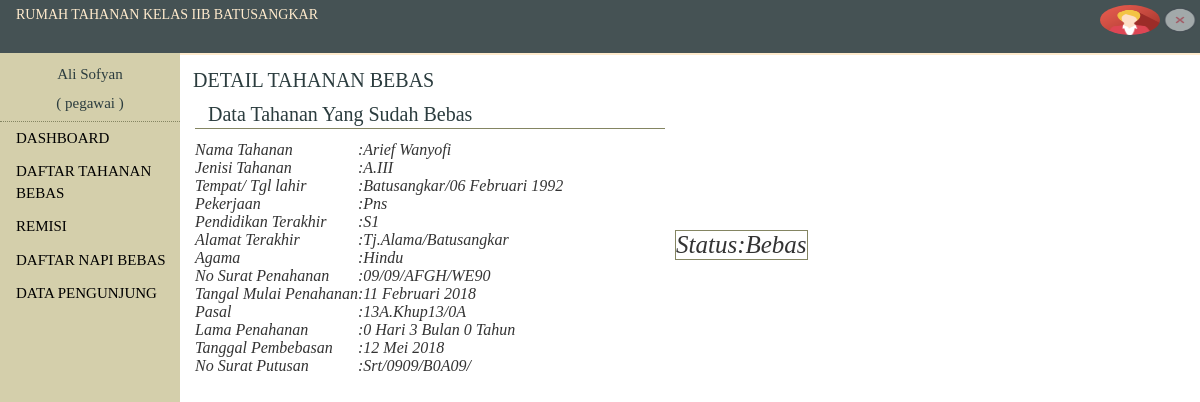
Page /?page=detaitaananbebas&id=3 (signed in) on the committed database.
### tables this page shows
CREATE TABLE `tahanan` (
  `idtahanan` int(11) NOT NULL,
  `jnstahanan` varchar(40) NOT NULL,
  `instansi` varchar(40) NOT NULL,
  `tglsrtpenahanan` date NOT NULL,
  `nosrtpenahanan` varchar(15) NOT NULL,
  `pasal` varchar(40) NOT NULL,
  `tglmasuk` date NOT NULL,
  `nosrtprpnjpenahann` varchar(15) NOT NULL,
  `tglsrprpnjpenahanan` date NOT NULL,
  `tglprtpnjangan` date NOT NULL,
  `tglpengalihan` date NOT NULL,
  `tglpembebasan` date NOT NULL,
  `tglpemindahan` date NOT NULL,
  `nopelimpahan` varchar(15) NOT NULL,
  `tglsrtpelimpahan` date NOT NULL,
  `tglsrtputusan` date NOT NULL,
  `status` varchar(30) NOT NULL,
  `idpenghuni` int(11) DEFAULT NULL,
  `nosrtpengalihan` varchar(15) DEFAULT NULL,
  `nosrtpemindahan` varchar(15) DEFAULT NULL,
  `nosrtputusan` varchar(15) DEFAULT NULL,
  `dialihkanke` varchar(15) DEFAULT NULL,
  `tglkeluar` date NOT NULL
);

CREATE TABLE `penghuni` (
  `idpenghuni` int(11) NOT NULL,
  `nmpenghuni` varchar(40) NOT NULL,
  `tgllahir` date NOT NULL,
  `tptlahir` varchar(40) NOT NULL,
  `jk` varchar(15) NOT NULL,
  `pekerjaan` varchar(40) NOT NULL,
  `pendidikan` varchar(40) NOT NULL,
  `alamat` varchar(40) NOT NULL,
  `agama` varchar(40) NOT NULL,
  `ket` varchar(40) NOT NULL
);

### config/FuncMasaTahanan.php (called while the page is built, shortened)
<?php
function LamaMasatahahan($idtahanan){
    include "conn.php";
    $sql= mysqli_query($conn, "select * from tahanan where idtahanan ='$idtahanan' " );
    $dsql = mysqli_fetch_array($sql);
    if ($dsql['tglprtpnjangan']!='0000-00-00'){
        $tglkeluar = $dsql['tglprtpnjangan'];
        $tglmasuaktbh = date_create("$dsql[tglpembebasan]");
        $tglastbh = date_create("$dsql[tglprtpnjangan]");
        $intervaltbh = date_diff($tglmasuaktbh, $tglastbh);
        $tahuntbh   = $intervaltbh->y;
        $blntbh     = $intervaltbh->m;
        $haritbh    = $intervaltbh->d;
    }else{
        $tahuntbh   = "";
        $blntbh     = "";
        $haritbh    = "";
        $tglkeluar = $dsql['tglpembebasan'];
    }
    $date1 = date_create("$dsql[tglmasuk]");
    $date2 = date_create("$tglkeluar");
    $interval = date_diff($date1, $date2);
    $tahun = $interval->y;
    $bln = $interval->m;
    $hari = $interval->d;
    $tglkini = date("Y-m-d");
    $tglmasuak = date_create("$dsql[tglmasuk]");
    $tglas = date_create("$tglkini");
    $interval1 = date_diff($tglmasuak, $tglas);
    $tahunsdh = $interval1->y;
    $blnsdh = $interval1->m;
    $harisdh = $interval1->d;
    $tgllm =date_create("$tglkini");
    $tglsdh =date_create("$tglkeluar");
    $interval2 = date_diff($tgllm,$tglsdh );
    $tahunsisa = $interval2->y;
    $blnsisa = $interval2->m;
    $harisisa = $interval2->d;
    $period = array($tahun,$bln,$hari,$tahunsdh,$blnsdh,$harisdh,$tahunsisa,$blnsisa,$harisisa,$tahuntbh,$blntbh,$haritbh);
    return $period;
}
function TanggalIndo($date){
    $BulanIndo = array("Januari", "Februari", "Maret", "April", "Mei", "Juni", "Juli", "Agustus", "September", "Oktober", "November", "Desember");
    $tahun = substr($date, 0, 4);
    $bulan = substr($date, 5, 2);
    $tgl   = substr($date, 8, 2);
    if ($tahun=="0000"){
        $result = "0000-00-00";
    }else{
        $result = $tgl . " " . $BulanIndo[(int)$bulan-1] . " ". $tahun;
    }
    return($result);
}
?>

### view/detaitaananbebas.php (the view, shortened to what this page needs)
<?php
$sql = mysqli_query($conn, "SELECT * FROM tahanan, penghuni WHERE tahanan.idpenghuni=penghuni.idpenghuni AND tahanan.idtahanan='$_GET[id]'");
$data = mysqli_fetch_array($sql);
?>
<div id="sia">
    <div class="JudulHal">DETAIL TAHANAN BEBAS</div>
    <div class="content">
        <div class="itu">
            <div class="JudulHal"style="border-bottom: solid 1px #848562;margin-bottom: 12px;">Data Tahanan Yang Sudah Bebas</div>
            <table style="padding-top: 8px;font-size: 16px;font-style: oblique">
                <tr>
                    <td>Nama Tahanan</td>
                    <td>:</td>
                    <td><?php echo $data['nmpenghuni'] ?></td>
                </tr>
                <tr>
                    <td>Jenisi Tahanan</td>
                    <td>:</td>
                    <td><?php echo $data['jnstahanan'] ?></td></a>
                <tr>
                    <td>Tempat/ Tgl lahir</td>
                    <td>:</td>
                    <td><?php echo $data['tptlahir'] ?>/<?php $aw=TanggalIndo($data['tgllahir']); echo $aw ?></td>
                </tr>
                <tr>
                    <td>Pekerjaan</td>
                    <td>:</td>
                    <td><?php echo $data['pekerjaan'] ?></td>
                </tr>
                <tr>
                    <td>Pendidikan Terakhir</td>
                    <td>:</td>
                    <td><?php echo $data['pendidikan'] ?></td>
                </tr>
                <tr>
                    <td>Alamat Terakhir</td>
                    <td>:</td>
                    <td><?php echo $data['alamat'] ?></td>
                </tr>
                <tr>
                    <td>Agama</td>
                    <td>:</td>
                    <td><?php echo $data['agama'] ?></td>
                </tr>
                <?php
                $masatahanan = LamaMasatahahan("$_GET[id]");
                ?>
                <tr>
                    <td>No Surat Penahanan</td>
                    <td>:</td>
                    <td><?php echo $data['nosrtpenahanan'] ?></td>
                </tr>
                <tr>
                    <td>Tangal Mulai Penahanan</td>
                    <td>:</td>
                    <td><?php $variable = TanggalIndo($data['tglmasuk']); echo $variable ?></td>
                </tr>
                <tr>
                    <td>Pasal</td>
                    <td>:</td>
                    <td><?php echo $data['pasal'] ?></td>
                </tr>
                <tr>
                    <td>Lama Penahanan</td>
                    <td>:</td>
                    <td><?php echo $masatahanan['2'].' Hari '. $masatahanan['1'].' Bulan '.$masatahanan['0'].' Tahun' ?></td>
                </tr>
                <tr>
                    <td>Tanggal Pembebasan</td>
                    <td>:</td>
                    <td><?php $aq=TanggalIndo($data['tglkeluar']); echo $aq  ?></td>
                </tr>
                <tr>
                    <td>No Surat Putusan</td>
                    <td>:</td>
                    <td><?php echo $data['nosrtputusan'] ?></td>
                </tr>
                    </div>
        <div class="itu">
            <table style="padding-top: 8px;font-size: 25px;font-style: oblique; border: solid 1px #848562; margin-top: 120px">
                <tr>
                    <td>Status</td>
                    <td>:</td>
                    <td><?php echo $data['status'] ?></td>
                </tr>
            </table>
        </div>
    </div>

### css/stayle.css (style rules this page uses)
* { margin: 0; padding: 0; font-family: Calibri; }
.itu { width: 47%; float: left; margin: 5px; margin-bottom: 40px; }
#sia { width: 100%; float: left; }
.JudulHal { color:#2b3c3e; font-family: "Britannic Bold"; font-size: 20px; padding-top: 1px; padding-left: 13px; margin-top: -11px; }
.content { margin: 10px; }

### rows in the picture
tahanan: idpenghuni.nmpenghuni "Arief Wanyofi", jnstahanan "A.III", idpenghuni.tptlahir "Batusangkar", idpenghuni.tgllahir "06 Februari 1992", idpenghuni.pekerjaan "Pns", idpenghuni.pendidikan "S1", idpenghuni.alamat "Tj.Alama/Batusangkar", idpenghuni.agama "Hindu", nosrtpenahanan "09/09/AFGH/WE90", tglmasuk "11 Februari 2018", pasal "13A.Khup13/0A", tglkeluar "12 Mei 2018", nosrtputusan "Srt/0909/B0A09/", status "Bebas"

### other values in the picture
$_SESSION['nama'] "Ali Sofyan"
$_SESSION['level'] "pegawai"
$masatahanan['2'] "0"
$masatahanan['1'] "3"
$masatahanan['0'] "0"
